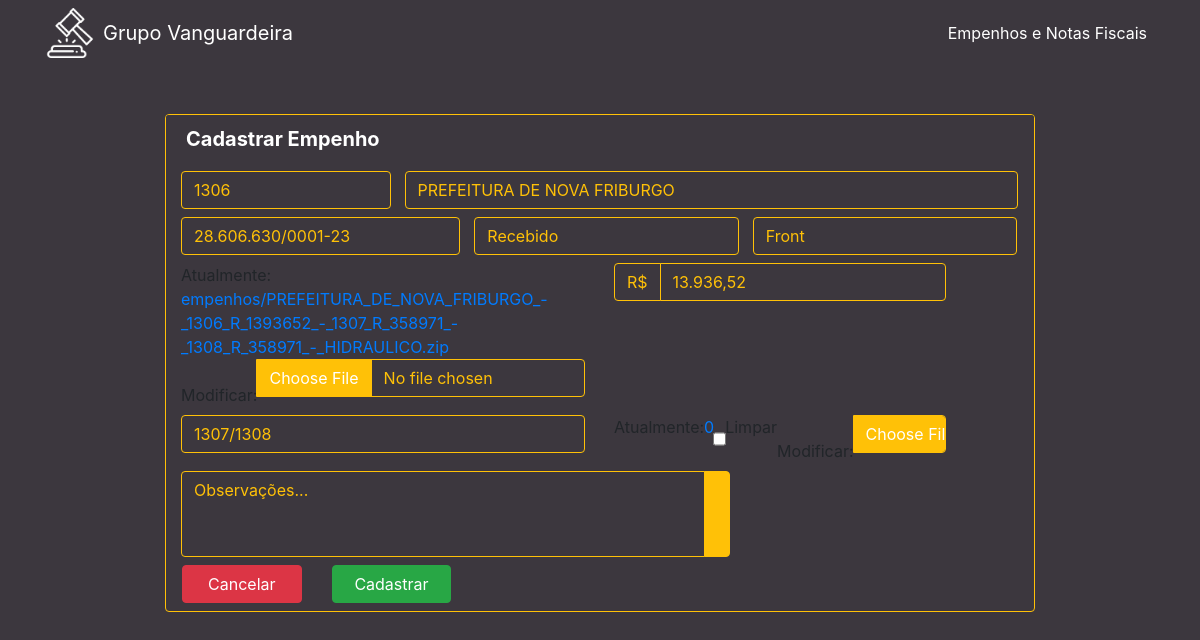
/edit/579/, run on an earlier commit of the app's database.
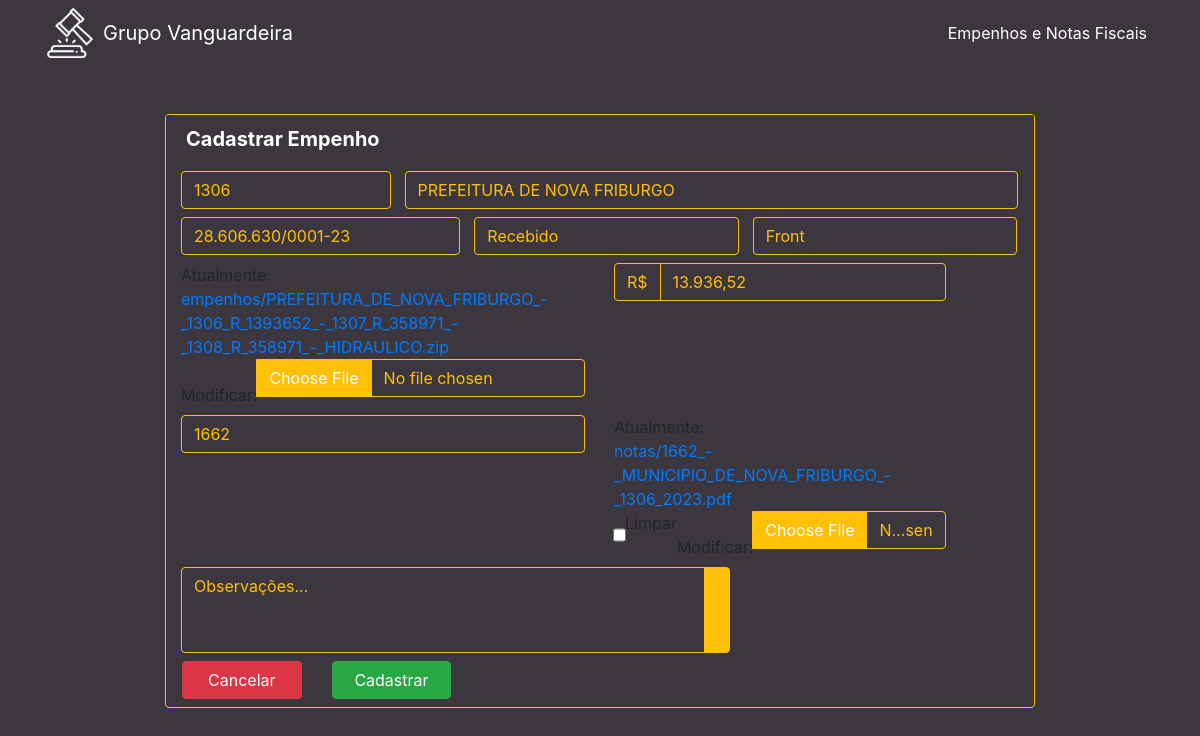
And on a later commit of the database.
### cliente/models.py (models this page shows, shortened)
class Cliente(models.Model):
    numero = models.CharField(max_length=255)
    nome = models.CharField(max_length=255)
    cnpj = models.CharField(max_length=255)
    data_criacao = models.DateTimeField(default=timezone.now)
    categoria = models.ForeignKey(Categoria, on_delete=models.DO_NOTHING)
    empresa = models.ForeignKey(Empresa, on_delete=models.DO_NOTHING)
    empenho = models.FileField(upload_to='empenhos/', max_length=500)
    nfe = models.FileField(upload_to='notas/', max_length=500, default='0', blank=True)
    n_nfe = models.CharField(max_length=255, blank=True)
    descricao = models.TextField(blank=True)
    valor = models.CharField(max_length=255)

### cliente/views.py (the view)
# urls.py: path('edit/<int:pk>/', views.edit, name="edit"),
def edit(request, pk):
    cliente = Cliente.objects.get(pk=pk)
    form = ClienteForm(instance=cliente)
    return render(request, 'cliente/form.html', {'cliente': cliente, 'form': form})

### cliente/form.py
class ClienteForm(ModelForm):
    class Meta:
        model = Cliente
        fields = ['numero', 'nome', 'cnpj', 'data_criacao', 'categoria', 'empresa', 'empenho', 'descricao', 'valor', 'nfe', 'n_nfe']
    def __init__(self, *args, **kwargs):
        super(ClienteForm, self).__init__(*args, **kwargs)
        for field in self.fields:
            self.fields[field]. widget.attrs.update({'class': 'form-control'})

### cliente/models.py (called while the page is built)
    def __str__(self):
        return self.nome

    def __str__(self):
        return self.nome

### cliente/templates/cliente/form.html (shortened to what this page needs)
{% extends 'base.html' %}
{% load widget_tweaks %}
{% block conteudo %}
    <div class="container col-lg-12 center mt-5 w-75">
        <div class="card card-primary card-formulario">
            <div class="card-header">
                <h5 class="card-title mb-0">
                    Cadastrar Empenho
                </h5>
            </div>
            <form action="{% if cliente %}/cliente/update/{{cliente.id}}/{% else %}/cliente/create/{% endif %}" method="POST" enctype="multipart/form-data">
                  <div class="input-group col-12 p-15 my-2">
                    <div class="input-group col-3 p-0">
                      {% render_field form.numero name="numero" type="name" placeholder="Nº Empenho" autocomplete="off"%}
                    </div>
                    <div class="input-group col-9 pr-0">
                      {% render_field form.nome name="nome" id="nome" type="name" placeholder="Nome do cliente" autocomplete="off"%}
                    </div>
                  </div>
                  <div class="input-group col-12 mb-2 p-15">
                    <div class="input-group col-4 p-0" >
                      {% render_field form.cnpj type="text" onblur="checkCnpj(this.value)" id="cpfcnpj" placeholder="CNPJ" autocomplete="off"%}
                    </div>
                    <div class="input-group col-4 pr-0">
                      {% render_field form.categoria name="categoria" id="categoria" placeholder="Categoria" autocomplete="off"%}
                    </div>
                    <div class="input-group col-4 pr-0">
                      {% render_field form.empresa name="empresa" id="empresa" placeholder="Empresa" autocomplete="off"%}
                    </div>
                  </div>
                  <div class="input-group col-12 p-0">
                    <div class="input-group col-6 p-15 mb-2" >
                      {% render_field form.empenho name="empenho" type="file" placeholder="Empenho" autocomplete="off"%}
                    </div>
                    <div class="input-group col-5 p-15 mb-2" >
                      <span class="input-group-text valor" id="span-valor">R$</span>
                      {% render_field form.valor name="valor" type="text" id="valor" placeholder="Valor do empenho" autocomplete="off"%}
                    </div>
                  </div>
                  <div class="input-group col-12 p-0">
                    <div class="input-group col-6 p-15 mb-2" >
                      {% render_field form.n_nfe name="n_nfe" type="name" placeholder="Nº Nota" autocomplete="off"%}
                    </div>
                    <div class="input-group col-5 p-15 mb-2" >
                      {% render_field form.nfe name="nfe" type="file" value="0" placeholder="Nfe" autocomplete="off"%}
                    </div>
                  </div>
                  <div class="input-group col-8 p-15 mb-2" >
                    {% render_field form.descricao rows="3" style="resize:none;" placeholder="Observações..." type="text" autocomplete="off"%}
                    <div class="input-group-append">
                      <div class="input-group-text">
                      </div>
                    </div>
                  </div>
                <div class="row">
                    <div class="col-2 mb-2 ml-3">
                      <a class="btn btn-danger btn-block" href="{{ request.META.HTTP_REFERER }}">Cancelar</a>
                    </div>
                    <div class="col-2 m-0">
                      <button type="submit" class="btn btn-success btn-block" id="submit_button" >Cadastrar</button>
                    </div>
                </div>
            </form>
        </div>
    </div>
{% endblock %}

What changed in the data, as far as the page shows it:
changed Cliente "PREFEITURA DE NOVA FRIBURGO": n_nfe "1307/1308" → "1662"
Also different on the page:
text no longer shown: "Atualmente: 0 Limpar Modificar:"
text now shown: "Atualmente: notas/1662_-_MUNICIPIO_DE_NOVA_FRIBURGO_-_1306_2023.pdf Limpar Modificar:"
